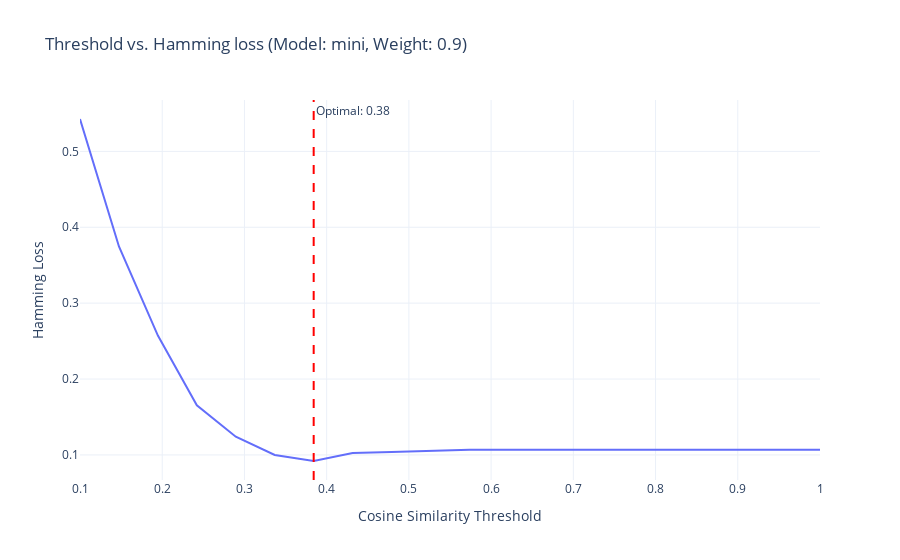

The notebook cell this image was saved under:
### Code cell
# Create line plot for Hamming loss and cosine
fig = px.line(
    best_combo_df.sort_values(by='threshold'),
    x='threshold',
    y='hamming_loss',
    title=f"Threshold vs. Hamming loss (Model: {best_config['model']}, Weight: {best_config['weight']:.1f})",
    labels={'threshold': 'Cosine Similarity Threshold', 'hamming_loss': 'Hamming Loss'},
    template='plotly_white'
)

# Add vertical line for optimal threshold
fig.add_vline(
    x=best_config['threshold'],
    line_dash="dash",
    line_color="red",
    annotation_text=f"Optimal: {best_config['threshold']:.2f}",
    annotation_position="top right"
)

fig.show()

### Figure 1 — Plotly figure (JSON) as saved in the notebook; plotly's stock layout.template omitted (floating-point values rounded to 4 significant figures)
{"data": [{"hovertemplate": "Cosine Similarity Threshold=%{x}<br>Hamming Loss=%{y}<extra></extra>", "legendgroup": "", "line": {"color": "#636efa", "dash": "solid"}, "marker": {"symbol": "circle"}, "mode": "lines", "name": "", "orientation": "v", "showlegend": false, "type": "scatter", "x": [0.1, 0.1474, 0.1947, 0.2421, 0.2895, 0.3368, 0.3842, 0.4316, 0.4789, 0.5263, 0.5737, 0.6211, 0.6684, 0.7158, 0.7632, 0.8105, 0.8579, 0.9053, 0.9526, 1.0], "xaxis": "x", "y": [0.5427, 0.3747, 0.2573, 0.1653, 0.124, 0.1, 0.092, 0.1027, 0.104, 0.1053, 0.1067, 0.1067, 0.1067, 0.1067, 0.1067, 0.1067, 0.1067, 0.1067, 0.1067, 0.1067], "yaxis": "y"}], "layout": {"annotations": [{"showarrow": false, "text": "Optimal: 0.38", "x": 0.3842, "xanchor": "left", "xref": "x", "y": 1, "yanchor": "top", "yref": "y domain"}], "legend": {"tracegroupgap": 0}, "shapes": [{"line": {"color": "red", "dash": "dash"}, "type": "line", "x0": 0.3842, "x1": 0.3842, "xref": "x", "y0": 0, "y1": 1, "yref": "y domain"}], "title": {"text": "Threshold vs. Hamming loss (Model: mini, Weight: 0.9)"}, "xaxis": {"anchor": "y", "domain": [0, 1], "title": {"text": "Cosine Similarity Threshold"}}, "yaxis": {"anchor": "x", "domain": [0, 1], "title": {"text": "Hamming Loss"}}}}
